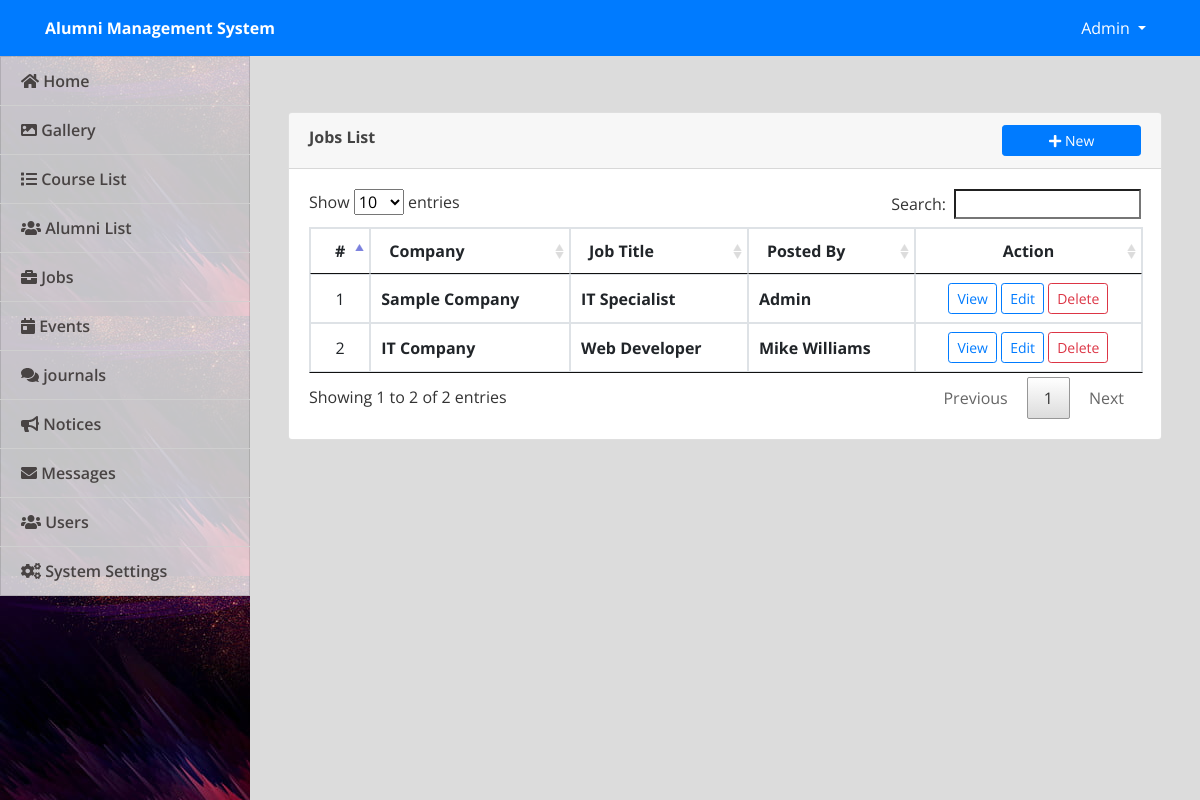
Screenshot of /admin/index.php?page=jobs (signed in) with the database file from the repository.
### tables this page shows
CREATE TABLE `careers` (
  `id` int(30) NOT NULL,
  `company` varchar(250) NOT NULL,
  `location` text NOT NULL,
  `job_title` text NOT NULL,
  `description` text NOT NULL,
  `user_id` int(30) NOT NULL,
  `date_created` datetime NOT NULL DEFAULT current_timestamp()
);

CREATE TABLE `users` (
  `id` int(30) NOT NULL,
  `name` text NOT NULL,
  `username` varchar(200) NOT NULL,
  `password` text NOT NULL,
  `type` tinyint(1) NOT NULL DEFAULT 3 COMMENT '1=Admin,2=Alumni officer, 3= alumnus',
  `auto_generated_pass` text NOT NULL,
  `alumnus_id` int(30) NOT NULL
);

### admin/jobs.php (the view, shortened to what this page needs)
<?php include('db_connect.php');?>
<div class="container-fluid">
	<div class="col-lg-12">
		<div class="row">
			<div class="col-md-12">
				<div class="card">
					<div class="card-header">
						<b>Jobs List</b>
						<span class="">
							<button class="btn btn-primary btn-block btn-sm col-sm-2 float-right" type="button" id="new_career">
					<i class="fa fa-plus"></i> New</button>
				</span>
					</div>
					<div class="card-body">
						<table class="table table-bordered table-condensed table-hover">
							<thead>
								<tr>
									<th class="text-center">#</th>
									<th class="">Company</th>
									<th class="">Job Title</th>
									<th class="">Posted By</th>
									<th class="text-center">Action</th>
								</tr>
							</thead>
							<tbody>
								<?php
								$i = 1;
								$jobs =  $conn->query("SELECT c.*,u.name from careers c inner join users u on u.id = c.user_id order by id desc");
								while($row=$jobs->fetch_assoc()):
								?>
								<tr>
									<td class="text-center"><?php echo $i++ ?></td>
									<td class="">
										 <p><b><?php echo ucwords($row['company']) ?></b></p>
									</td>
									<td class="">
										 <p><b><?php echo ucwords($row['job_title']) ?></b></p>
									</td>
									<td class="">
										 <p><b><?php echo ucwords($row['name']) ?></b></p>
									</td>
									<td class="text-center">
										<button class="btn btn-sm btn-outline-primary view_career" type="button" data-id="<?php echo $row['id'] ?>" >View</button>
										<button class="btn btn-sm btn-outline-primary edit_career" type="button" data-id="<?php echo $row['id'] ?>" >Edit</button>
										<button class="btn btn-sm btn-outline-danger delete_career" type="button" data-id="<?php echo $row['id'] ?>">Delete</button>
									</td>
								</tr>
								<?php endwhile; ?>
							</tbody>
						</table>
					</div>
				</div>
			</div>
		</div>
	</div>
</div>

### admin/assets/css/style.css (style rules this page uses)
body { font-family: "Open Sans", sans-serif; color: #444444; width: 100%; height: calc(100%); }

### admin/index.php (style rules this page uses)
body { background: #80808045; }

### admin/jobs.php (style rules this page uses)
td { vertical-align: middle !important; }
td p { margin: unset }

### rows the page displays
careers: company "Sample Company", job_title "IT Specialist", user.name "Admin"
careers: company "IT Company", job_title "Web Developer", user.name "Mike Williams"

### other values shown
$_SESSION['system']['name'] "Alumni Management System"
$_SESSION['login_name'] "Admin"
